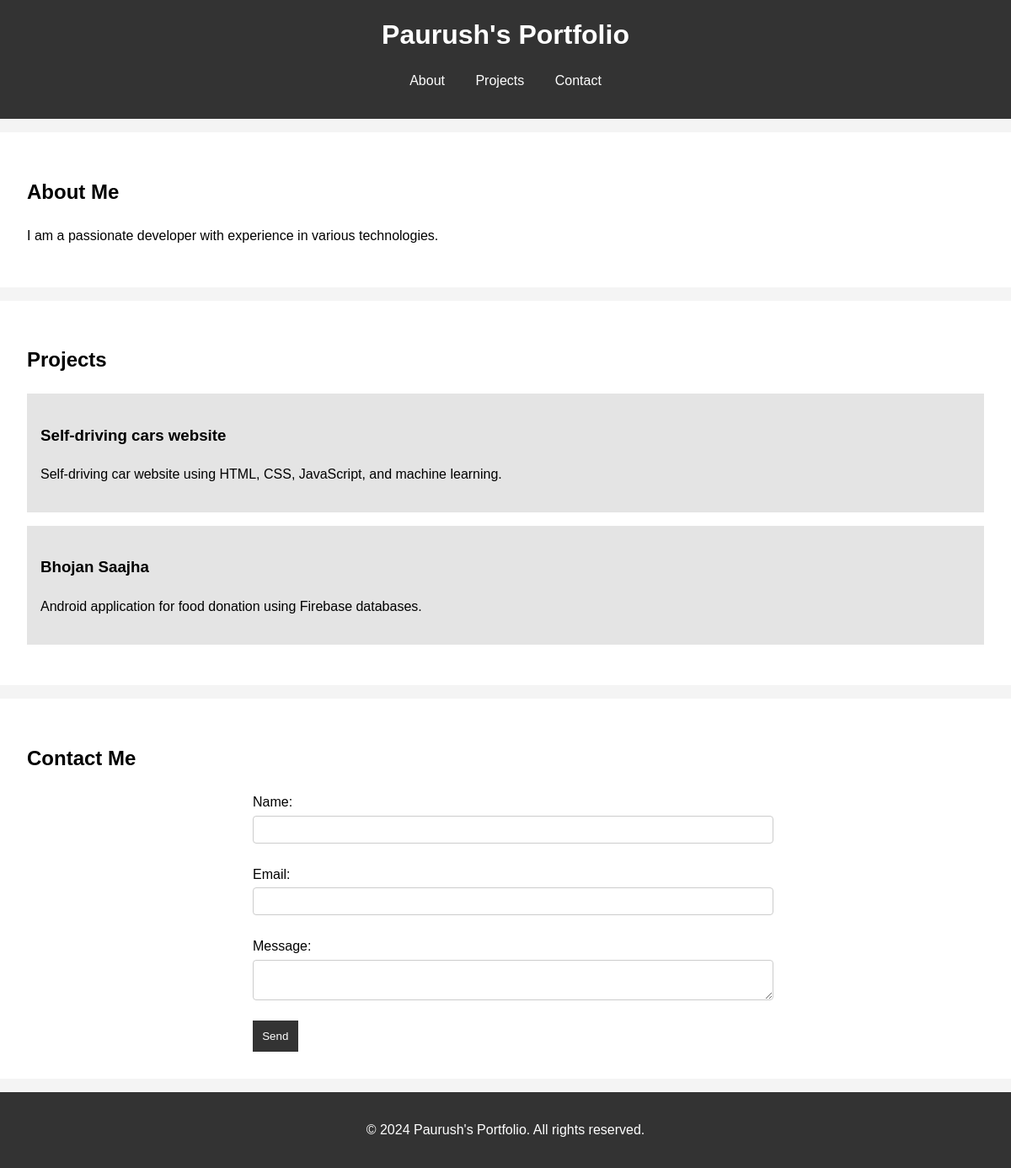
The page / on the database its author committed.
### tables this page shows
CREATE TABLE `users` (
  `id` int NOT NULL,
  `name` varchar(100) NOT NULL,
  `dob` date DEFAULT NULL,
  `about` text
);

CREATE TABLE `projects` (
  `id` int NOT NULL,
  `user_id` int DEFAULT NULL,
  `title` varchar(100) DEFAULT NULL,
  `description` text
);

### fetch_data.php (called while the page is built)
<?php
include 'connection.php';
$sql = "SELECT * FROM users WHERE id = 1";
$result = $con->query($sql);
if ($result->num_rows > 0) {
    $user_data = $result->fetch_assoc();
} else {
    echo "No user found.";
}
$sql = "SELECT * FROM projects";
$result = $con->query($sql);
$projects_data = [];
if ($result->num_rows > 0) {
    while($row = $result->fetch_assoc()) {
        $projects_data[] = $row;
    }
}
?>

### index.php (the view, shortened to what this page needs)
<?php
include 'fetch_data.php';
?>
<!DOCTYPE html>
<html lang="en">
<head>
    <link rel="stylesheet" href="styles.css">
</head>
<body>
    <header>
        <h1 class="title"><?php echo htmlspecialchars($user_data['name']); ?>'s Portfolio</h1>
        <nav>
            <ul>
                <li><a href="#about">About</a></li>
                <li><a href="#projects">Projects</a></li>
                <li><a href="#contact">Contact</a></li>
            </ul>
        </nav>
    </header>
    <section id="about" class="section">
        <h2>About Me</h2>
        <p><?php echo htmlspecialchars($user_data['about']); ?></p>
    </section>
    <section id="projects" class="section">
        <h2>Projects</h2>
        <?php foreach ($projects_data as $project): ?>
            <div class="project">
                <h3><?php echo htmlspecialchars($project['title']); ?></h3>
                <p><?php echo htmlspecialchars($project['description']); ?></p>
            </div>
        <?php endforeach; ?>
    </section>
    <section id="contact" class="section">
        <h2>Contact Me</h2>
        <form action="contact.php" method="POST">
            <label for="name">Name:</label>
            <input type="text" id="name" name="name" required>
            <label for="email">Email:</label>
            <input type="email" id="email" name="email" required>
            <label for="message">Message:</label>
            <textarea id="message" name="message" required></textarea>
            <button type="submit">Send</button>
        </form>
    </section>
    <footer>
        <p>&copy; 2024 <?php echo htmlspecialchars($user_data['name']); ?>'s Portfolio. All rights reserved.</p>
    </footer>
</body>
</html>

### styles.css (style rules this page uses)
body { font-family: Arial, sans-serif; line-height: 1.6; margin: 0; padding: 0; background: #f4f4f4; }
header { background: #333; color: #fff; padding: 1rem; text-align: center; }
header .title { margin: 0; font-size: 2rem; }
nav ul { list-style: none; padding: 0; }
nav ul li { display: inline; margin: 0 1rem; }
nav ul li a { color: #fff; text-decoration: none; }
.section { padding: 2rem; background: #fff; margin: 1rem 0; }
.project { background: #e4e4e4; padding: 1rem; margin-bottom: 1rem; }
form { max-width: 600px; margin: 0 auto; }
form label { display: block; margin: 0.5rem 0 0.2rem; }
form input, form textarea { width: 100%; padding: 0.5rem; margin-bottom: 1rem; border: 1px solid #ccc; border-radius: 4px; }
form button { background: #333; color: #fff; border: none; padding: 0.7rem; cursor: pointer; }
footer { text-align: center; padding: 1rem; background: #333; color: #fff; }

### rows shown on the page
users: name "Paurush", about "I am a passionate developer with experience in various technologies."
projects: title "Self-driving cars website", description "Self-driving car website using HTML, CSS, JavaScript, and machine learning."
projects: title "Bhojan Saajha", description "Android application for food donation using Firebase databases."
